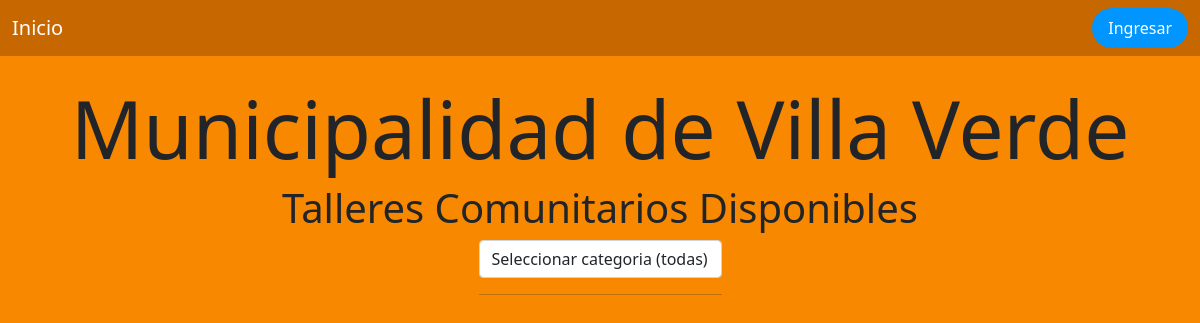
Before: / with the older database file.
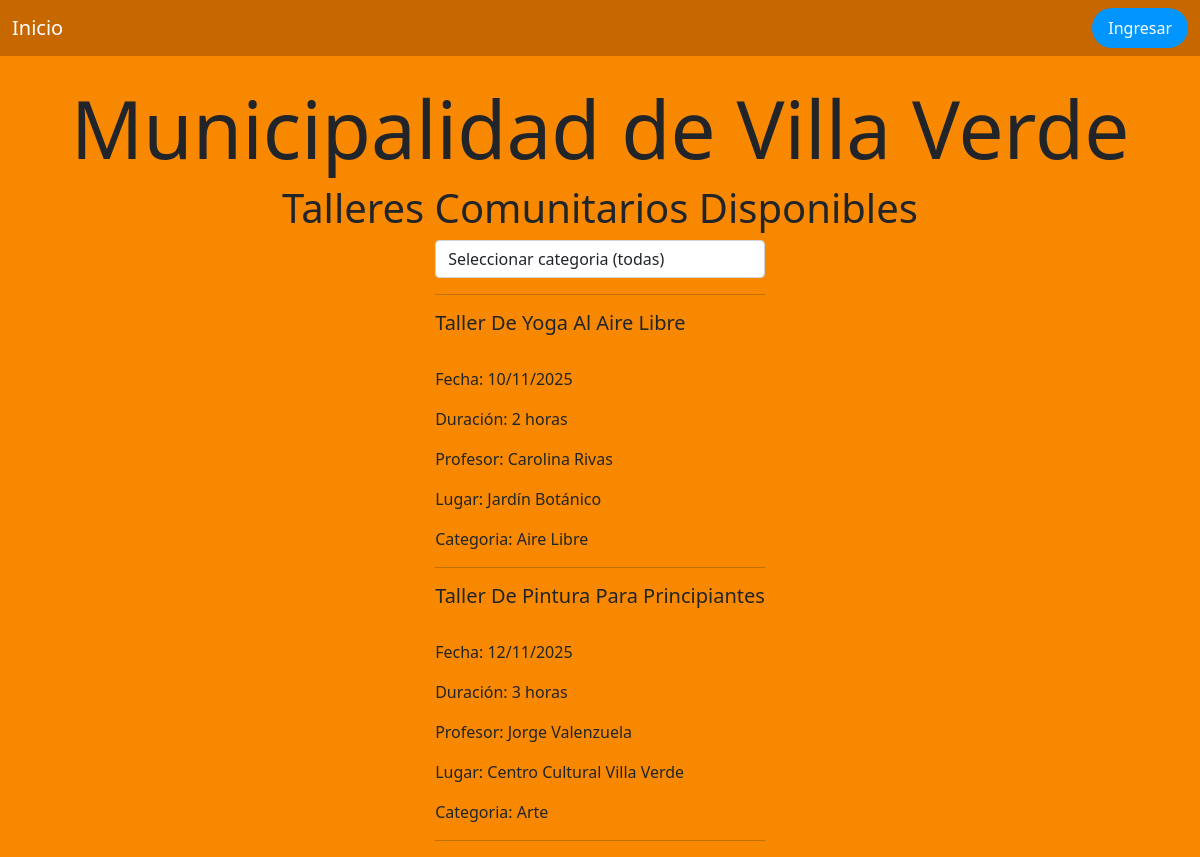
After: the same page with the newer database file.
### core/models.py (models this page shows, shortened)
class Taller(models.Model):
    titulo = models.CharField(max_length=100)
    fecha = models.DateField()
    duracion_horas = models.FloatField(validators=[MinValueValidator(0)])
    estado = models.CharField(max_length=20, choices=(('pendiente', 'pendiente'),('aceptado', 'aceptado'),('rechazado', 'rechazado')), default='pendiente')
    profesor = models.ForeignKey(Profesor, null=True, blank=True, on_delete=models.CASCADE)
    lugar = models.ForeignKey(Lugar, on_delete=models.CASCADE)
    categoria = models.ForeignKey(Categoria, on_delete=models.CASCADE)
    observacion = models.CharField(max_length=200, null=True, blank=True)

class Profesor(models.Model):
    nombre_completo = models.CharField(max_length=50)
    def __str__(self):
        return self.nombre_completo

class Lugar(models.Model):
    nombre = models.CharField(max_length=50)
    def __str__(self):
        return self.nombre

class Categoria(models.Model):
    nombre = models.CharField(max_length=50)
    def __str__(self):
        return self.nombre

### core/views.py (the view)
# urls.py: 2. Add a URL to urlpatterns:  path('', views.home, name='home')
def home(request):
    categorias = Categoria.objects.all()
    talleres = Taller.objects.filter(estado='aceptado')
    categoria = request.GET.get('categoria')
    if categoria:
        talleres = talleres.filter(categoria=categoria)
    data = {
        'categorias': categorias,
        'talleres': talleres,
    }
    return render(request, 'core/index.html', data)

### core/templates/core/index.html (shortened to what this page needs)
{% extends 'core/base.html' %}
{% load static %}
{% block contenido %}
<h1 class="d-flex justify-content-center mt-4" style="font-size: max(min(7vw, 500%), 4vw)">Municipalidad de Villa Verde</h1>
<h1 class="d-flex justify-content-center">Talleres Comunitarios Disponibles</h1>
<section class="d-flex justify-content-center">
<section>
    <form method="get">
    <select class="form-control" name="categoria" onchange="this.form.submit()">
        <option value="">Seleccionar categoria (todas)</option>
    </select>
    </form>
    <hr>
    {% for taller in talleres %}
        <h5>{{ taller.titulo|title }}</h5>
        <br>
        <p>Fecha: {{ taller.fecha|date:"d/m/Y" }}</p>
        <p>Duración: {{ taller.duracion_horas|floatformat:"0" }} horas</p>
        <p>Profesor: {{ taller.profesor }}</p>
        <p>Lugar: {{ taller.lugar }}</p>
        <p>Categoria: {{ taller.categoria }}</p>
        <hr>
    {% endfor %}
    </section>
</section>
{% endblock %}

### core/templates/core/base.html (shortened to what this page needs)
{% load static %}
<!DOCTYPE html>
<html lang="en">
<head>
    <link href="https://cdn.jsdelivr.net/npm/bootstrap@5.0.2/dist/css/bootstrap.min.css" rel="stylesheet">
    <link href="https://cdn.jsdelivr.net/npm/bootstrap-icons@1.10.5/font/bootstrap-icons.css" rel="stylesheet">
    <link rel="stylesheet" href="{% static 'core/css/estilos.css' %}">
</head>
<body style="background-color: rgb(247, 136, 0);">
    {% include 'core/navbar.html' %}
    <div class="container-fluid">
    {% block contenido %}
    {% endblock %}
    </div>
</body>
</html>

### core/templates/core/navbar.html
{% load static %}
<nav class="navbar navbar-expand-lg navbar-dark sticky-top" style="background-color: rgb(199, 103, 0);">
  <div class="container-fluid">
    {% if user.is_authenticated %}
    <a class="navbar-brand" href="{% url 'home' %}">Inicio</a>
    <button class="navbar-toggler" type="button" data-bs-toggle="collapse" data-bs-target="#navbar-content" aria-controls="navbar-content" aria-expanded="false">
        <span class="navbar-toggler-icon"></span>
    </button>
    <div class="collapse navbar-collapse" id="navbar-content">
      <ul class="navbar-nav mb-2 mb-lg-0 me-auto">
        <li class="nav-item">
          <a class="nav-link" href="{% url 'taller-list' %}">Talleres</a>
        </li>
      </ul>
      <p class="text-white mx-lg-2 m-0">{{ request.user.username }}</p>
      <a style="background-color: rgb(184, 0, 0); border-radius: 4vh; max-width: 155px;" class="nav-link active text-white" href="{% url 'logout' %}">Cerrar sesión</a>
    </div>
    {% else %}
    <a class="navbar-brand" href="{% url 'home' %}">Inicio</a>
    <div class="ms-auto mt-2 mt-lg-0">
      <a style="background-color: rgb(0, 149, 255); border-radius: 4vh;" class="nav-link active text-white" href="{% url 'ingresar' %}">Ingresar</a>
    </div>
    {% endif %}
  </div>
</nav>

Changed rows visible on the page:
added Taller: titulo "Taller De Yoga Al Aire Libre", fecha "10/11/2025", duracion_horas "2", profesor "Carolina Rivas", lugar "Jardín Botánico", categoria "Aire Libre"
added Taller: titulo "Taller De Pintura Para Principiantes", fecha "12/11/2025", duracion_horas "3", profesor "Jorge Valenzuela", lugar "Centro Cultural Villa Verde", categoria "Arte"
